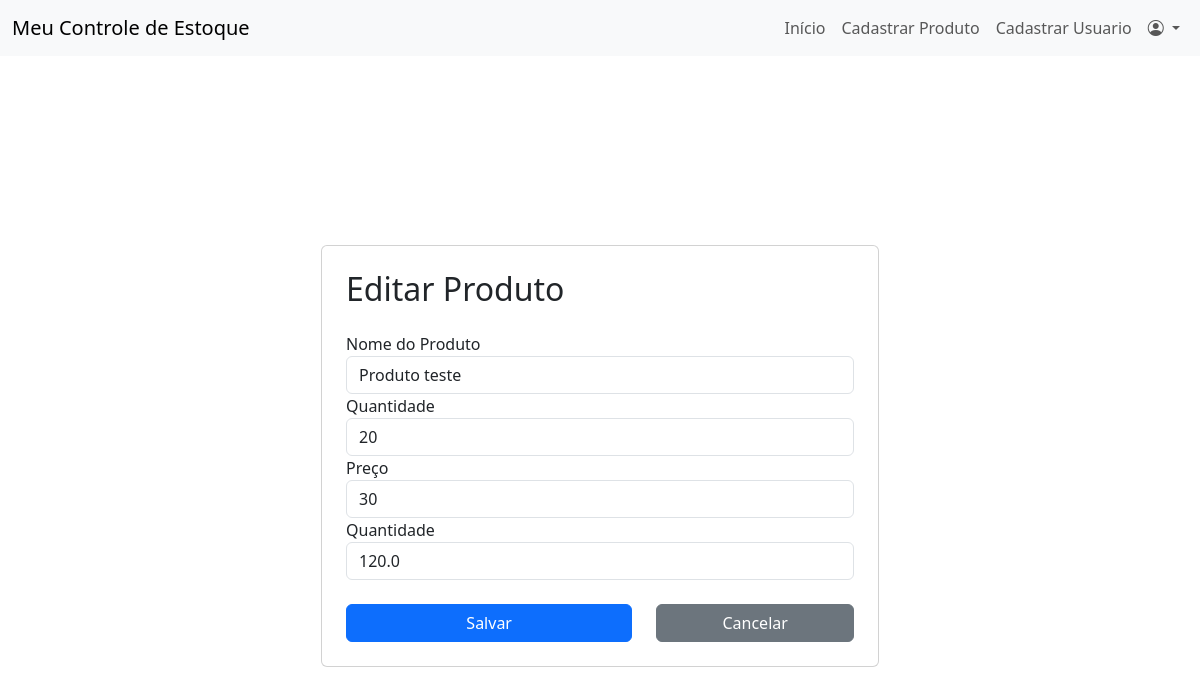
The page /editar_produto/2/ (signed in) on the database as committed earlier.
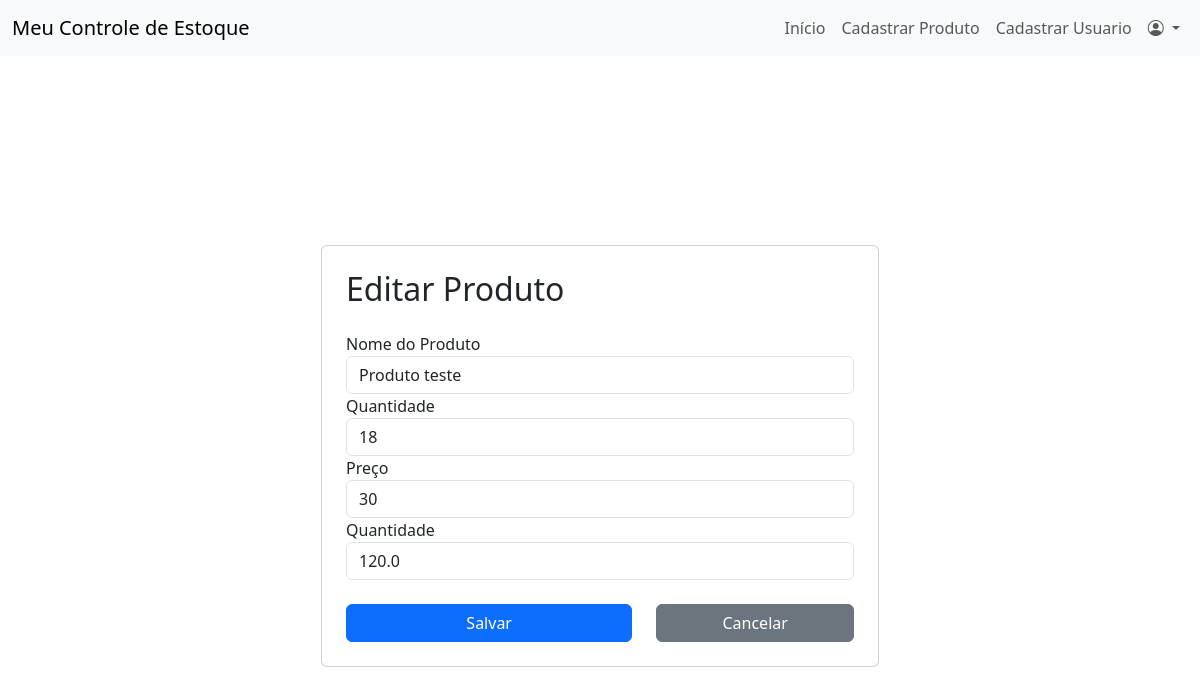
The same page on the database as committed later.
### app/models.py (models this page shows)
class Produto(db.Model):
    id = db.Column(db.Integer, primary_key=True)
    nome = db.Column(db.String(150), nullable=False)
    quantidade = db.Column(db.Integer, nullable=False)
    minimo_estoque = db.Column(db.Integer, nullable=False)
    preco_unitario = db.Column(db.Float, nullable=False)
    data_entrada = db.Column(db.DateTime, nullable=False, default=datetime.now)

### app/routes.py (the view, shortened to what this page needs)
@bp.route('/editar_produto/<int:produto_id>/', methods=['GET', 'POST'])
def editar_produto(produto_id):
    if current_user.nivel_funcao != 'administrador':
        abort(403)
    produto = Produto.query.get(produto_id)
    return render_template('editar_produto.html', produto=produto)

### app/__init__.py (called while the page is built)
@login_manager.user_loader
def load_user(user_id):
    from app.models import Usuario
    return Usuario.query.get(int(user_id))

### app/templates/editar_produto.html (shortened to what this page needs)
{% extends "base.html" %}
{% block content %}
<div class="container d-flex justify-content-center align-items-center vh-100">
    <div class="card p-4 w-50">
        <h2 class="mb-4">Editar Produto</h2>
        <form method="POST" action="">
            <div class="form-group">
                <label for="productName">Nome do Produto</label>
                <input type="text" class="form-control" id="nome" name="nome" value="{{ produto.nome }}" required>
            </div>
            <div class="form-group">
                <label for="productDescription">Quantidade </label>
                <input class="form-control" id="quantidade" name="quantidade" rows="3" value="{{ produto.quantidade }}"
                    required></input>
            </div>
            <div class="form-group">
                <label for="productPrice">Preço</label>
                <input type="number" class="form-control" id="minimo_estoque" name="minimo_estoque"
                    value="{{ produto.minimo_estoque }}" required>
            </div>
            <div class="form-group">
                <label for="productQuantity">Quantidade</label>
                <input type="number" class="form-control" id="preco_unitario" name="preco_unitario"
                    value="{{ produto.preco_unitario }}" required>
            </div><br>
            <div class="row">
                <div class="col-7">
                    <button type="submit" class="btn btn-primary w-100">Salvar</button>
                </div>
                <div class="col-5">
                    <a href="{{ url_for('routes.index')}}" class="btn btn-secondary w-100">Cancelar</a>
                </div>
            </div>
        </form>
        </div>
    </div>
{% endblock %}

Rows that differ between the two databases and show on the page:
changed Produto "Produto teste": quantidade "20" → "18"
